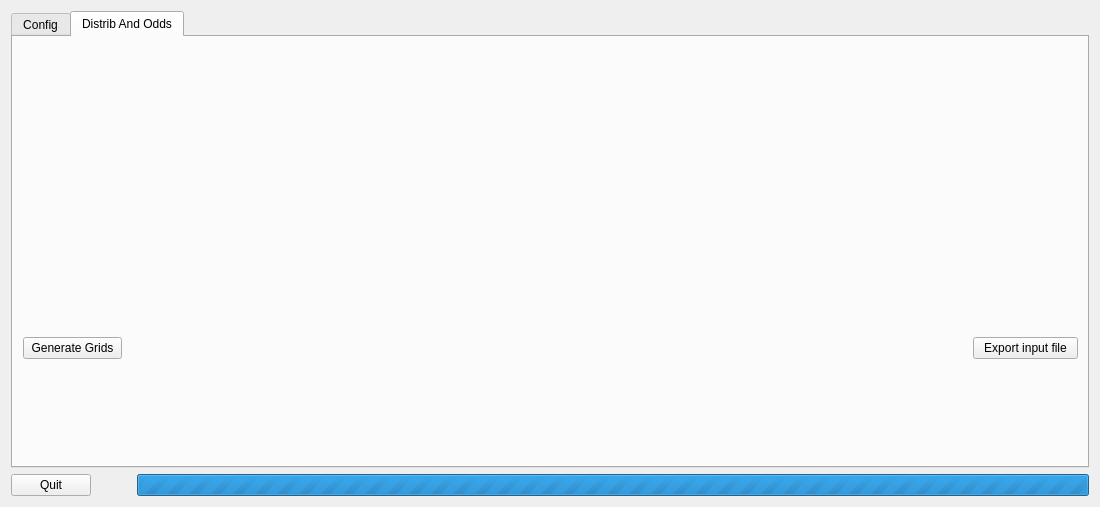
<?xml version="1.0" encoding="UTF-8"?>
<ui version="4.0">
 <class>MainWin</class>
 <widget class="QMainWindow" name="MainWin">
  <property name="geometry">
   <rect>
    <x>0</x>
    <y>0</y>
    <width>1100</width>
    <height>507</height>
   </rect>
  </property>
  <property name="windowTitle">
   <string>MainWin</string>
  </property>
  <widget class="QWidget" name="centralWidget">
   <layout class="QVBoxLayout" name="verticalLayout">
    <item>
     <widget class="QTabWidget" name="MainPanel">
      <property name="currentIndex">
       <number>1</number>
      </property>
      <widget class="QWidget" name="Config">
       <attribute name="title">
        <string>Config</string>
       </attribute>
       <layout class="QGridLayout" name="gridLayout">
        <item row="0" column="0">
         <widget class="QPushButton" name="pbUpdate">
          <property name="text">
           <string>Update</string>
          </property>
         </widget>
        </item>
        <item row="1" column="0">
         <widget class="QLabel" name="labelBook">
          <property name="text">
           <string>Book :</string>
          </property>
         </widget>
        </item>
        <item row="1" column="1">
         <widget class="QComboBox" name="comboBookBox"/>
        </item>
        <item row="2" column="0">
         <widget class="QLabel" name="labelGrid">
          <property name="text">
           <string>Grid :</string>
          </property>
         </widget>
        </item>
        <item row="2" column="1">
         <widget class="QComboBox" name="comboGridBox"/>
        </item>
        <item row="3" column="0">
         <widget class="QLabel" name="labelOutput">
          <property name="text">
           <string>Output dir :</string>
          </property>
         </widget>
        </item>
        <item row="3" column="1">
         <widget class="QLineEdit" name="outputDirLine"/>
        </item>
        <item row="3" column="2">
         <widget class="QPushButton" name="pb1Browse">
          <property name="text">
           <string>Browse</string>
          </property>
         </widget>
        </item>
        <item row="5" column="0">
         <widget class="QLabel" name="labelJackpot">
          <property name="text">
           <string>Jackpot</string>
          </property>
         </widget>
        </item>
        <item row="5" column="1">
         <widget class="QLineEdit" name="jackpotLine"/>
        </item>
        <item row="6" column="0">
         <widget class="QLabel" name="labelNbPlayers">
          <property name="text">
           <string>Nb Players</string>
          </property>
         </widget>
        </item>
        <item row="6" column="1">
         <widget class="QLineEdit" name="nbPlayersLine"/>
        </item>
        <item row="7" column="0">
         <widget class="QPushButton" name="pbImport">
          <property name="text">
           <string>Import input file</string>
          </property>
         </widget>
        </item>
        <item row="7" column="1" colspan="2">
         <widget class="QLabel" name="labelImportFile">
          <property name="text">
           <string/>
          </property>
         </widget>
        </item>
        <item row="4" column="0" colspan="2">
         <widget class="QPushButton" name="pbGenerate">
          <property name="text">
           <string>Generate distribution and Odds</string>
          </property>
         </widget>
        </item>
       </layout>
      </widget>
      <widget class="QWidget" name="DistribAndOdds">
       <attribute name="title">
        <string>Distrib And Odds</string>
       </attribute>
       <widget class="QPushButton" name="pbGenerateGrid">
        <property name="geometry">
         <rect>
          <x>10</x>
          <y>300</y>
          <width>99</width>
          <height>22</height>
         </rect>
        </property>
        <property name="maximumSize">
         <size>
          <width>99</width>
          <height>22</height>
         </size>
        </property>
        <property name="text">
         <string>Generate Grids</string>
        </property>
       </widget>
       <widget class="QPushButton" name="pbExport">
        <property name="geometry">
         <rect>
          <x>960</x>
          <y>300</y>
          <width>105</width>
          <height>22</height>
         </rect>
        </property>
        <property name="text">
         <string>Export input file</string>
        </property>
       </widget>
      </widget>
     </widget>
    </item>
    <item>
     <layout class="QHBoxLayout" name="horizontalLayout">
      <item>
       <widget class="QPushButton" name="pbQuit">
        <property name="maximumSize">
         <size>
          <width>80</width>
          <height>22</height>
         </size>
        </property>
        <property name="text">
         <string>Quit</string>
        </property>
       </widget>
      </item>
      <item>
       <spacer name="horizontalSpacer">
        <property name="orientation">
         <enum>Qt::Horizontal</enum>
        </property>
        <property name="sizeType">
         <enum>QSizePolicy::Fixed</enum>
        </property>
        <property name="sizeHint" stdset="0">
         <size>
          <width>40</width>
          <height>20</height>
         </size>
        </property>
       </spacer>
      </item>
      <item>
       <widget class="QProgressBar" name="progressBar">
        <property name="maximum">
         <number>0</number>
        </property>
        <property name="value">
         <number>-1</number>
        </property>
       </widget>
      </item>
     </layout>
    </item>
   </layout>
  </widget>
 </widget>
 <layoutdefault spacing="6" margin="11"/>
 <resources/>
 <connections/>
</ui>
